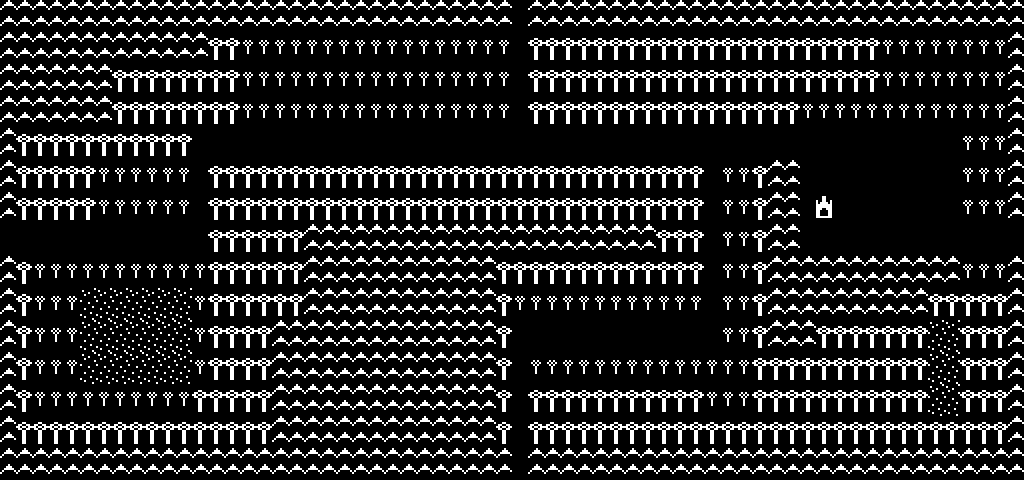

This is a level from a 2D game, rendered from its Tiled map with the project's own tilesets. A one-line summary and the map file follow, with tile-layer data summarised:
An orthogonal 64x15 tile map with 16x32 px tiles, 1 tile layer (Map3).

<map version="1.0" orientation="orthogonal" width="64" height="15" tilewidth="16" tileheight="32">
 <tileset firstgid="1" name="tileset15" tilewidth="16" tileheight="32">
  <image source="../res/tileset15.png" width="240" height="32" />
  <tile id="0">
   <properties>
    <property name="type" value="NULL" />
   </properties>
  </tile>
  <tile id="1">
   <properties>
    <property name="type" value="BRICK" />
   </properties>
  </tile>
  <tile id="2">
   <properties>
    <property name="type" value="WOODS" />
   </properties>
  </tile>
  <tile id="3">
   <properties>
    <property name="type" value="MOUNTAIN1" />
   </properties>
  </tile>
  <tile id="4">
   <properties>
    <property name="type" value="PATH" />
   </properties>
  </tile>
  <tile id="5">
   <properties>
    <property name="type" value="SWAMP" />
   </properties>
  </tile>
  <tile id="6">
   <properties>
    <property name="type" value="TOWN" />
   </properties>
  </tile>
  <tile id="7">
   <properties>
    <property name="type" value="CHARACTER" />
   </properties>
  </tile>
  <tile id="8">
   <properties>
    <property name="type" value="ICHARACTER" />
   </properties>
  </tile>
  <tile id="9">
   <properties>
    <property name="type" value="GATE" />
   </properties>
  </tile>
  <tile id="10">
   <properties>
    <property name="type" value="MAPEDGE" />
   </properties>
  </tile>
  <tile id="11">
   <properties>
    <property name="type" value="PORTAL" />
   </properties>
  </tile>
  <tile id="12">
   <properties>
    <property name="type" value="FOREST" />
   </properties>
  </tile>
  <tile id="13">
   <properties>
    <property name="type" value="MOUNTAIN2" />
   </properties>
  </tile>
  <tile id="14">
   <properties>
    <property name="type" value="LAMP" />
   </properties>
  </tile>
 </tileset>
 <layer name="Map3" width="64" height="15">
  <data>[960 cells, 960 non-empty, 8 distinct tile ids]</data>
 </layer>
</map>